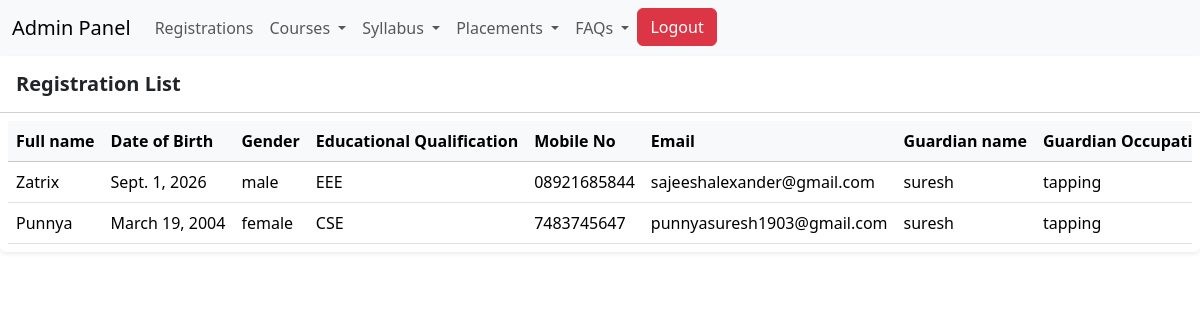
Page /Registration/registrationlist/ (signed in) on the earlier database version.
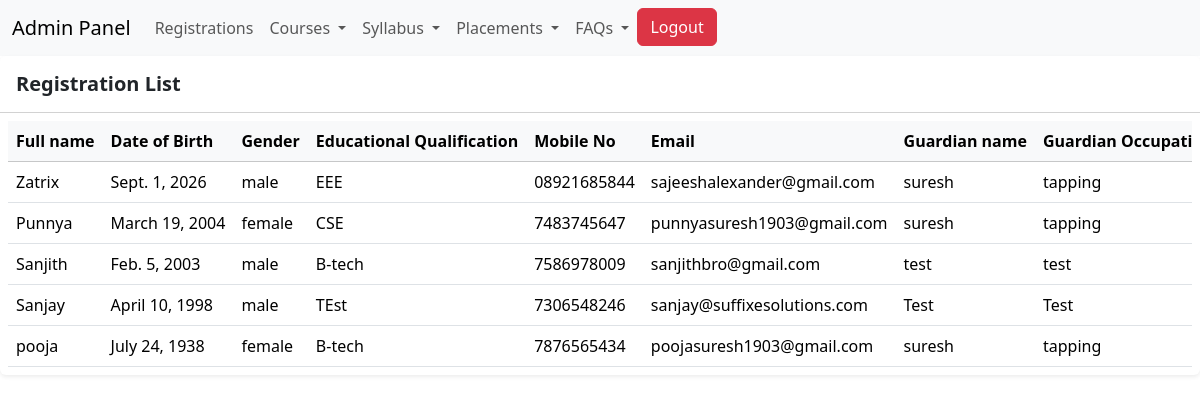
Same page on the later database version.
### Registration/models.py (models this page shows, shortened)
class StudentRegistration(models.Model):
    GENDER_CHOICES = [
        ("male", "Male"),
        ("female", "Female"),
        ("other", "Other"),
    ]
    TRAINING_MODE_CHOICES = [
        ("online", "Live Online"),
        ("classroom", "Classroom"),
    ]
    LOCATION_CHOICES = [
        ("technopark", "Technopark TVM"),
        ("thampanoor", "Thampanoor TVM"),
        ("kochi", "Kochi"),
        ("nagercoil", "Nagercoil"),
        ("online", "Online"),
    ]
    TIMING_CHOICES = [
        ("8am-10am", "Between 8am - 10am"),
        ("9am-1pm", "Between 9am - 1pm"),
        ("1pm-6pm", "Between 1pm - 6pm"),
        ("6pm-10pm", "Between 6pm - 10pm"),
    ]
    full_name = models.CharField(max_length=100)
    date_of_birth = models.DateField()
    gender = models.CharField(max_length=10, choices=GENDER_CHOICES)
    educational_qualification = models.CharField(max_length=100, blank=True)
    mobile = models.CharField(max_length=15)
    email = models.EmailField(unique=True)
    guardian_name = models.CharField(max_length=100, blank=True)
    guardian_occupation = models.CharField(max_length=100, blank=True)
    guardian_mobile = models.CharField(max_length=15, blank=True)
    course = models.ForeignKey(CourseList, on_delete=models.PROTECT)
    training_mode = models.CharField(max_length=20, choices=TRAINING_MODE_CHOICES)
    location = models.CharField(max_length=20, choices=LOCATION_CHOICES)
    preferred_timings = models.JSONField(default=list)
    address = models.TextField(blank=True)
    country = models.CharField(max_length=100, blank=True)

### Registration/views.py (the view)
# urls.py: path('registrationlist/',views.registrationlist,name='registrationlist')
@login_required
def registrationlist(request):
   registrationDetails = StudentRegistration.objects.all()
   return render(request,'admin/registrationlist.html',{'regDetails':registrationDetails})

### Courses/models.py (called while the page is built)
    def __str__(self):
        return self.course_name

### templates/admin/registrationlist.html (shortened to what this page needs)
{% extends 'adminLayout.html' %}
{% load static %}
{% block content %}
<body>
    <div class="card border-0 shadow-sm">
        <div class="card-header bg-white py-3">
            <h5 class="fw-semibold mb-0">
                Registration List
            </h5>
        </div>
        <div class="card-body p-2 container-fluid">
            <div class="table-responsive">
                <table class="table table-hover align-middle mb-0" style="width:max-content;">
                    <thead class="table-light ">
                        <tr>
                            <th>Full name</th>
                            <th>Date of Birth</th>
                            <th>Gender</th>
                            <th>Educational Qualification</th>
                            <th>Mobile No</th>
                            <th>Email</th>
                            <th>Guardian name</th>
                            <th>Guardian Occupation</th>
                        </tr>
                    </thead>
                    <tbody>
                        {% if regDetails %}
                        {% for detial in regDetails %}
                        <tr>
                            <td>{{detial.full_name}}</td>
                            <td>{{detial.date_of_birth}}</td>
                            <td>{{detial.gender}}</td>
                            <td>{{detial.educational_qualification}}</td>
                            <td>{{detial.mobile}}</td>
                            <td>{{detial.email}}</td>
                            <td>{{detial.guardian_name}}</td>
                            <td>{{detial.guardian_occupation}}</td>
                        </tr>
                        {% endfor %}
                        {% else %}
                        <tr>
                            No Registrations
                        </tr>
                        {% endif %}
                    </tbody>
                </table>
            </div>
        </div>
    </div>
</body>
{% endblock %}

Differences in the rows shown:
added StudentRegistration: full_name "Sanjith", date_of_birth "Feb. 5, 2003", gender "male", educational_qualification "B-tech", mobile "7586978009", email "sanjithbro@gmail.com", guardian_name "test", guardian_occupation "test"
added StudentRegistration: full_name "Sanjay", date_of_birth "April 10, 1998", gender "male", educational_qualification "TEst", mobile "7306548246", email "sanjay@suffixesolutions.com", guardian_name "Test", guardian_occupation "Test"
added StudentRegistration: full_name "pooja", date_of_birth "July 24, 1938", gender "female", educational_qualification "B-tech", mobile "7876565434", email "poojasuresh1903@gmail.com", guardian_name "suresh", guardian_occupation "tapping"
